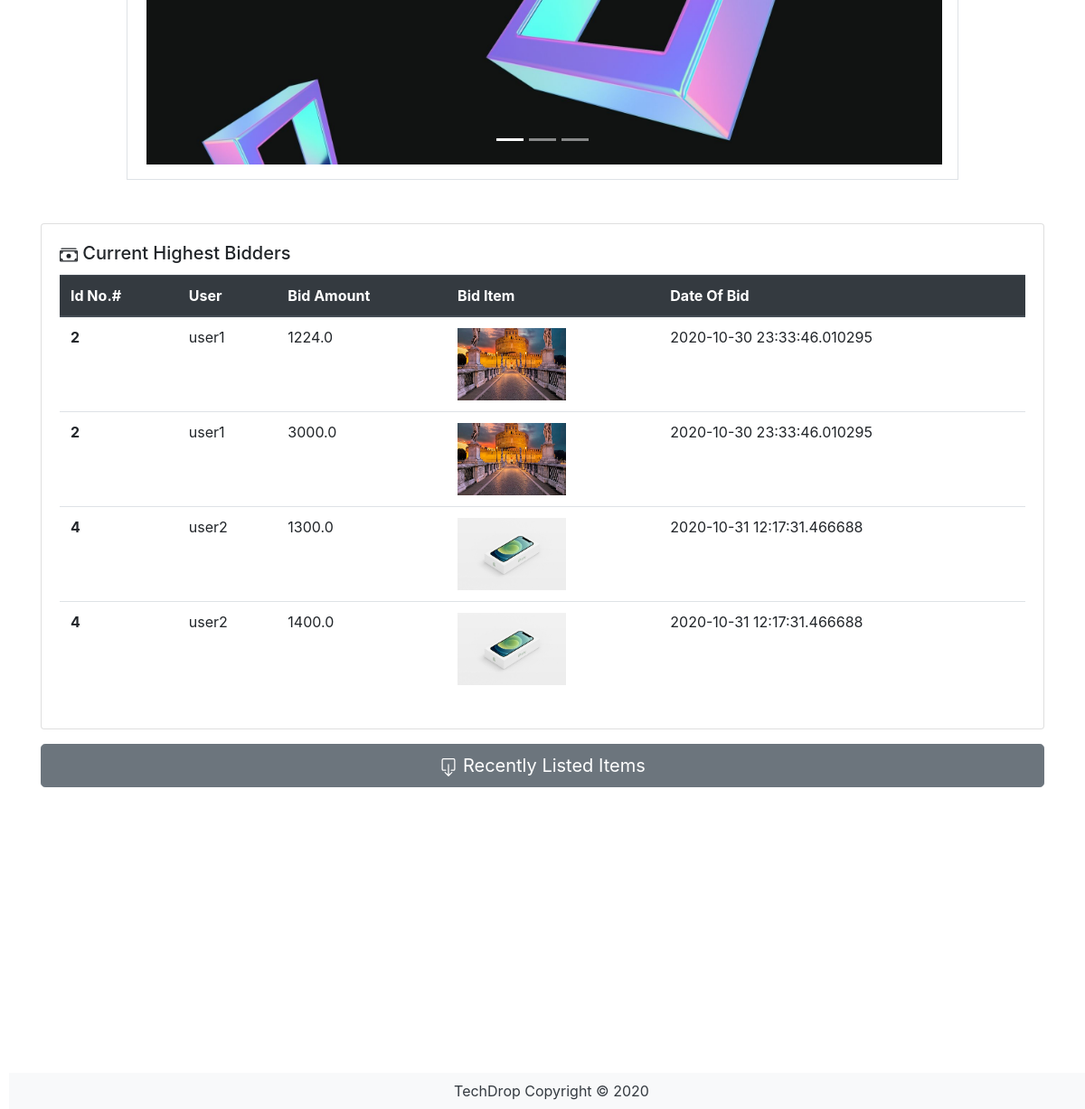
Before: / (lower part) with the older database file.
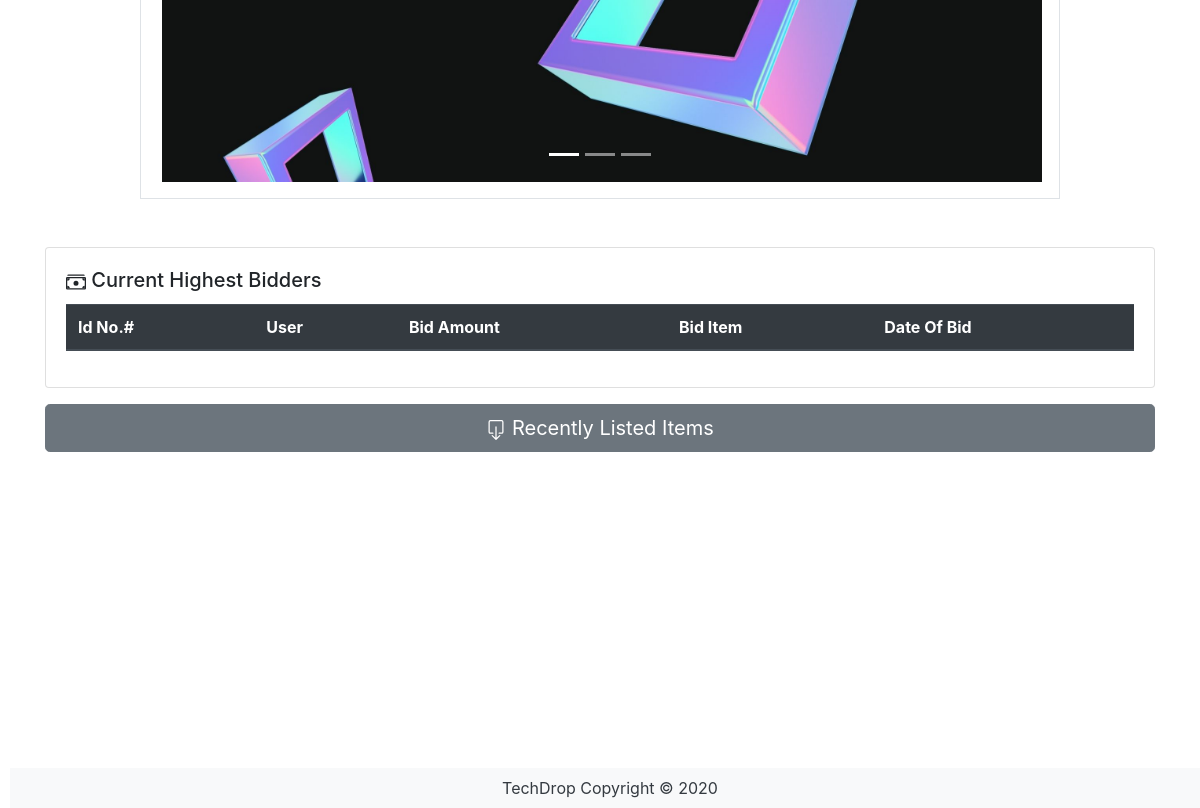
After: the same page with the newer database file.
### PhoneApp/models.py (models this page shows, shortened)
class Bid(db.Model):
    __tablename__ = 'bids'
    id = db.Column(db.Integer, primary_key=True)
    bid_amount = db.Column(db.Float, nullable=False)
    bid_date = db.Column(db.DateTime, default=datetime.now())
    user_id = db.Column(db.Integer, db.ForeignKey('users.id'))
    auction_id = db.Column(db.Integer, db.ForeignKey('auctions.id'))

class User(db.Model, UserMixin):
    __tablename__ = 'users'
    id = db.Column(db.Integer, primary_key=True)
    name = db.Column(db.String(100), index=True, unique=True, nullable=False)
    emailid = db.Column(db.String(100), index=True, nullable=False)
    password_hash = db.Column(db.String(255), nullable=False)
    auctions = db.relationship('Auctions', backref='user')
    reviews = db.relationship('Review', backref='user')
    bids = db.relationship('Bid', backref='user')
    watchlists = db.relationship('Watchlist', backref='user')

class Auctions(db.Model):
    __tablename__ = 'auctions'
    id = db.Column(db.Integer, primary_key=True)
    title = db.Column(db.String(80), nullable=False)
    model = db.Column(db.String(80), nullable=False)
    description = db.Column(db.String(200))
    image = db.Column(db.String(400))
    open_bid = db.Column(db.Float(), nullable=False)
    start = db.Column(db.DateTime, default=datetime.now())
    end = db.Column(db.DateTime)
    status = db.Column(db.String(80), default='Active')
    user_id = db.Column(db.Integer, db.ForeignKey('users.id'))
    brand_id = db.Column(db.Integer, db.ForeignKey('brands.id'))
    condition_id = db.Column(db.Integer, db.ForeignKey('condition.id'))
    reviews = db.relationship('Review', backref='auction')
    bids = db.relationship('Bid', backref='auction')
    watchlists = db.relationship('Watchlist', backref='auction')

### PhoneApp/views.py (the view)
@bp.route('/')
def index():
    auctions = Auctions.query.filter_by().all()
    bids = Bid.query.filter_by().all()
    users = User.query.filter_by().all()
    full_page = 'Yes'
    for auction in auctions:
        starting_bid = (float(auction.open_bid))
        current_bid = db.session.query(
            func.max(Bid.bid_amount)).filter_by(auction_id=auction.id).scalar()
        if current_bid is not None:
            auction.current_bid = "${:.2f}".format(current_bid)
        else:
            auction.current_bid = "${:.2f}".format(starting_bid)
        auction.bid_number = Bid.query.filter_by(
            auction_id=auction.id).count()
        auction.timeleft = auction.end - datetime.now()
    return render_template('index.html', auctions=auctions, bids=bids, users=users, full_page=full_page)

### PhoneApp/templates/index.html (shortened to what this page needs)
{% extends 'base.html'%}
{% block content %}
{% if full_page == 'Yes' %}
<div class="container">
  <div class="row mt-5 mb-5 justify-content-center">
    <div class="col-md-10">
      <div class="media border p-3">
        <div class="align-self-center media-body">
          <div id="carouselExampleIndicators" class="carousel slide" data-ride="carousel">
            <ol class="carousel-indicators">
              <li data-target="#carouselExampleIndicators" data-slide-to="0" class="active"></li>
              <li data-target="#carouselExampleIndicators" data-slide-to="1"></li>
              <li data-target="#carouselExampleIndicators" data-slide-to="2"></li>
            </ol>
            <div class="carousel-inner">
              <div class="carousel-item active">
                <img class="center-block" image src="{{url_for('static', filename='pics/1.jpg')}}" width="880"
                  height="500">
              </div>
            </div>
            <a class="carousel-control-prev" href="#carouselExampleIndicators" role="button" data-slide="prev">
            </a>
            <a class="carousel-control-next" href="#carouselExampleIndicators" role="button" data-slide="next">
            </a>
          </div>
        </div>
      </div>
    </div>
  </div>
  <div class="card-deck mb-3">
    <div class="card">
      <div class="card-body">
        <h5 class="card-title">
          Current Highest Bidders</h5>
        <table class="table">
          <thead class="thead-dark">
            <tr>
              <th scope="col">Id No.#</th>
              <th scope="col"> User </th>
              <th scope="col">Bid Amount</th>
              <th scope="col">Bid Item</th>
              <th scope="col">Date Of Bid</th>
            </tr>
          </thead>
          <tbody>
            {% for bid in bids %}
            <tr>
              <th scope="row">{{bid.user_id}}</th>
              <td>{{bid.user.name}}</td>
              <td>{{bid.bid_amount}}</td>
              <td><img src="{{bid.auction.image}}" alt="Card image cap" border=5 height=80 width=120></td>
              <td>{{bid.bid_date}}</td>
            </tr>
            {% endfor %}
          </tbody>
        </table>
      </div>
    </div>
  </div>
  <p>
    <a class="btn btn-secondary btn-lg btn-block" data-toggle="collapse" href="#collapseExample" role="button"
      aria-expanded="false" aria-controls="collapseExample">
      Recently Listed Items
    </a>
  </p>
</div>
{% endif %}
{% endblock %}

Changed rows visible on the page:
removed Bid: user_id "2", user.name "user1", bid_amount "1224.0", auction.image (picture), bid_date "2020-10-30 23:33:46.010295"
removed Bid: user_id "2", user.name "user1", bid_amount "3000.0", auction.image (picture), bid_date "2020-10-30 23:33:46.010295"
removed Bid: user_id "4", user.name "user2", bid_amount "1300.0", auction.image (picture), bid_date "2020-10-31 12:17:31.466688"
removed Bid: user_id "4", user.name "user2", bid_amount "1400.0", auction.image (picture), bid_date "2020-10-31 12:17:31.466688"
